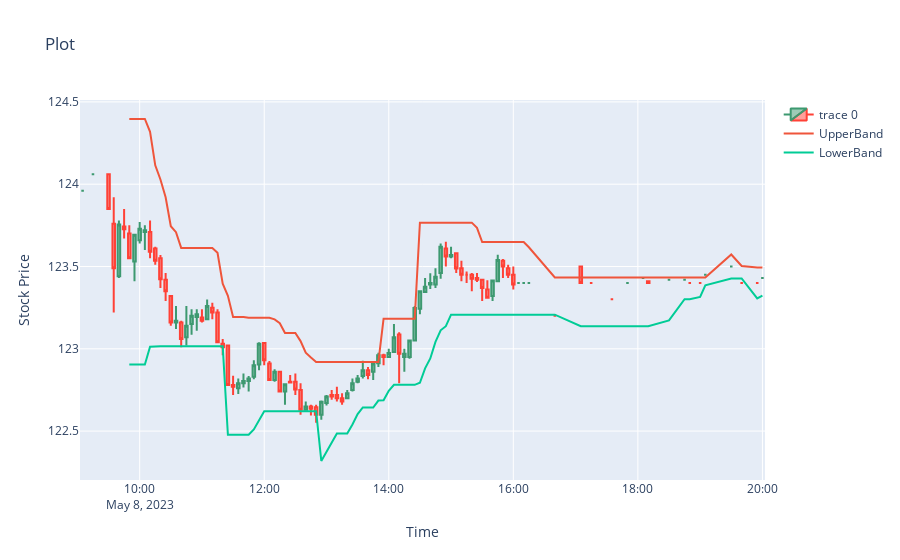

The notebook cell saved with this chart:
### Code cell
candlestick_trace =  go.Candlestick(x=df.index, open = df['1. open'],high= df['2. high'],low=df['3. low'],close=df['4. close'])
line1_trace = go.Scatter(x = df.index,y=df['upperband'],mode='lines',name='UpperBand')
line2_trace  = go.Scatter(x = df.index,y=df['lowerband'],mode='lines',name='LowerBand')
layout = go.Layout(
    title='Plot',
    xaxis_title='Time',
    yaxis_title='Stock Price',
)
fig = go.Figure(data=[candlestick_trace,line1_trace,line2_trace ], layout=layout)
fig.update_layout(xaxis_rangeslider_visible=False)
fig.show()
